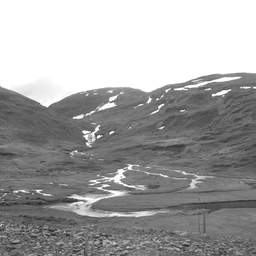
#> input picture data/covers/1.pgm, 256 x 256 px, shrunk from 512 x 512 before the run; its folder holds only this picture in this run
$ python experiments.py --images ../data/covers
#> lines starting #> are read from the running program, lines starting #| are printed output that depends on the picture; after the words box and inside, x2 and y2 are one past the last pixel; in counts of white or black regions, pixels touching at a corner belong together; long printed decimals are rounded
### src/esvcp.py
"""
esvcp_fixed.py — ESVCP with the three synchronisation defects repaired.

Changes relative to the published MATLAB (each marked FIX-n below):

FIX-1  esvcp_extract now uses the SAME entropy-filtered index the embedder
       used. The published extractor used the raw permutation.

FIX-2  Eligibility is computed from bit-planes B3..B7 only (img & 0xF8).
       MLCI writes to B0..B2, so those high planes are identical in cover
       and stego, and the RECEIVER can rebuild the index without the cover.
       This is what makes FIX-1 realisable in practice.

FIX-3  AEDQ is removed from the post-embedding path. Any operation that
       runs after MLCI and alters pixel values destroys the payload, and
       any operation that alters B3..B7 desynchronises the index. See
       ablation_aedq() for the measured cost of leaving it in.

Saliency: the published try/except in sasg_shares.m always fell through to
spectral residual, and a fixed tau=0.5 selected <0.5% of pixels. Threshold
is now Otsu on the saliency map - parameter-free and reproducible.
"""
import numpy as np
from skimage.filters import threshold_otsu
from skimage.filters.rank import entropy as rank_entropy
from skimage.morphology import footprint_rectangle
from skimage.metrics import structural_similarity as ssim_fn
from scipy.ndimage import uniform_filter, gaussian_filter

MU = 3.9999
H_THRESH = 0.2
HIGH_PLANE_MASK = np.uint8(0xF8)          # keeps B3..B7, clears B0..B2


def logistic_map_perm(x0, mu, N):
    if not (0 < x0 < 1):
        raise ValueError(f"seed must be in (0,1); got {x0}")
    x = x0
    for _ in range(100):
        x = mu * x * (1 - x)
    seq = np.empty(N)
    for i in range(N):
        x = mu * x * (1 - x)
        seq[i] = x
    return np.argsort(seq, kind="stable")


def entropy_map(img, win=7):
    return np.clip(rank_entropy(img, footprint_rectangle((win, win))) / 8.0, 0, 1)


def eligibility(img, win=7):
    """FIX-2: derived from the planes MLCI never touches."""
    H = entropy_map(img & HIGH_PLANE_MASK, win)
    return H >= H_THRESH, H


def spectral_residual_saliency(img):
    im = img.astype(float) / 255.0
    F = np.fft.fft2(im)
    logA = np.log(np.abs(F) + 1)
    SR = logA - uniform_filter(logA, size=3)
    sal = np.abs(np.fft.ifft2(np.exp(SR + 1j * np.angle(F)))) ** 2
    return gaussian_filter(sal, 3)


def saliency_mask(cover):
    sal = spectral_residual_saliency(cover)
    sal = (sal - sal.min()) / (sal.max() - sal.min() + 1e-10)
    tau = threshold_otsu(sal)
    return sal >= tau, sal, float(tau)


def _slices(L):
    n0, n1 = round(0.60 * L), round(0.30 * L)
    return n0, n1, L - n0 - n1


def embed(cover, secret_bits, key):
    M, N = cover.shape
    valid, H = eligibility(cover)
    perm = logistic_map_perm(key["mlci"], MU, M * N)
    flat_valid = valid.ravel()
    perm_valid = perm[flat_valid[perm]]
    n_eligible = len(perm_valid)

    L = min(len(secret_bits), n_eligible)
    truncated = L < len(secret_bits)
    bits = secret_bits[:L]
    idx = perm_valid[:L]
    n0, n1, n2 = _slices(L)

    out = cover.ravel().copy()

    def setbit(v, pos, b):
        m = np.uint8(1 << pos)
        return (v & ~m) | (b.astype(np.uint8) << pos)

    out[idx[:n0]] = setbit(out[idx[:n0]], 0, bits[:n0])
    out[idx[n0:n0 + n1]] = setbit(out[idx[n0:n0 + n1]], 1, bits[n0:n0 + n1])
    out[idx[n0 + n1:]] = setbit(out[idx[n0 + n1:]], 2, bits[n0 + n1:])

    return out.reshape(M, N), dict(n_eligible=n_eligible, n_embedded=L,
                                   truncated=truncated, H=H, valid=valid)


def extract(stego, key, n_bits):
    """FIX-1 + FIX-2: index rebuilt from the stego alone, no cover needed."""
    M, N = stego.shape
    valid, _ = eligibility(stego)
    perm = logistic_map_perm(key["mlci"], MU, M * N)
    flat_valid = valid.ravel()
    perm_valid = perm[flat_valid[perm]]

    L = min(n_bits, len(perm_valid))
    idx = perm_valid[:L]
    n0, n1, _ = _slices(L)
    f = stego.ravel()
    out = np.empty(L, np.uint8)
    out[:n0] = (f[idx[:n0]] >> 0) & 1
    out[n0:n0 + n1] = (f[idx[n0:n0 + n1]] >> 1) & 1
    out[n0 + n1:] = (f[idx[n0 + n1:]] >> 2) & 1
    return out


# [13 lines left out: function sasg_shares, not called in this run]


def metrics(a, b):
    a, b = a.astype(float), b.astype(float)
    mse = np.mean((a - b) ** 2)
    psnr = np.inf if mse == 0 else 10 * np.log10(255.0 ** 2 / mse)
    return psnr, ssim_fn(a.astype(np.uint8), b.astype(np.uint8), data_range=255)

### src/experiments.py
#!/usr/bin/env python3
"""
experiments.py — reproduces every measured value reported in the manuscript.

    python src/experiments.py --images /path/to/BOSSbase_1.01

Writes one CSV per experiment into results/ and prints a summary mapping
each result to the table or section of the paper that reports it.

If --images is omitted the four covers in data/covers are used; results will
differ from the published values, which are computed over a 50-image subset.
"""
import argparse
import glob
import os
import sys
import numpy as np
from PIL import Image

sys.path.insert(0, os.path.dirname(os.path.abspath(__file__)))
import esvcp as E

ROOT = os.path.dirname(os.path.dirname(os.path.abspath(__file__)))
RES = os.path.join(ROOT, "results")
KEY = {"mlci": 0.4567}
SECRET_SEED = 99


def load(paths):
    out = []
    for p in paths:
        a = np.array(Image.open(p))
        if a.ndim == 2:
            out.append((os.path.splitext(os.path.basename(p))[0], a))
    return out


def payload(n, seed=SECRET_SEED):
    return np.random.default_rng(seed).integers(0, 2, n).astype(np.uint8)


def stat(v):
    v = np.asarray(v, float)
    return v.mean(), v.std(ddof=1) if len(v) > 1 else 0.0


def ci95(v):
    v = np.asarray(v, float)
    h = 1.96 * v.std(ddof=1) / np.sqrt(len(v))
    return v.mean() - h, v.mean() + h


# ---------------------------------------------------------------- exp 1
def exp_payload_sweep(imgs):
    """Table 6, Table 7, Abstract PSNR/SSIM/BER."""
    rows = []
    for bpp in [0.1, 0.2, 0.3, 0.4, 0.5]:
        P, S, EF, B, tr = [], [], [], [], 0
        for name, cov in imgs:
            bits = payload(int(round(bpp * cov.size)))
            st, inf = E.embed(cov, bits, KEY)
            rec = E.extract(st, KEY, inf["n_embedded"])
            p, s = E.metrics(cov, st)
            P.append(p); S.append(s)
            EF.append(inf["n_embedded"] / cov.size)
            B.append(np.mean(rec != bits[:inf["n_embedded"]]))
            tr += inf["truncated"]
        lo, hi = ci95(P)
        rows.append(dict(bpp=bpp, psnr_mean=np.mean(P), psnr_sd=stat(P)[1],
                         ci_lo=lo, ci_hi=hi, ssim_mean=np.mean(S),
                         ssim_sd=stat(S)[1], embedded_bpp=np.mean(EF),
                         ber_max=max(B), truncated=tr, n=len(P)))
    write("payload_sweep.csv", rows)
    r = rows[-1]
    print(f"  [Table 6, Abstract] 0.5 bpp: PSNR {r['psnr_mean']:.2f} dB "
          f"(95% CI [{r['ci_lo']:.2f}, {r['ci_hi']:.2f}]), "
          f"SSIM {r['ssim_mean']:.4f}, BER max {r['ber_max']:.6f}")
    return rows


# ---------------------------------------------------------------- exp 2
def exp_capacity(imgs):
    """Section 6.2, Table 9 — capacity ceiling."""
    rows = []
    for name, cov in imgs:
        valid, _ = E.eligibility(cov)
        rows.append(dict(image=name, eligible=int(valid.sum()),
                         max_bpp=valid.sum() / cov.size))
    write("capacity.csv", rows)
    c = [r["max_bpp"] for r in rows]
    print(f"  [Section 6.2, Table 9] capacity {np.mean(c):.3f} bpp "
          f"(sd {stat(c)[1]:.3f}, range {min(c):.3f}-{max(c):.3f})")
    return rows


# ---------------------------------------------------------------- exp 3
def exp_ablation(imgs):
    """Table 12 — module ablation."""
    def setbit(v, pos, b):
        m = np.uint8(1 << pos)
        return (v & ~m) | (b.astype(np.uint8) << pos)

    def no_aedq(cov, bits):
        M, N = cov.shape
        perm = E.logistic_map_perm(KEY["mlci"], E.MU, M * N)
        L = min(len(bits), M * N); idx = perm[:L]
        n0, n1, _ = E._slices(L)
        o = cov.ravel().copy()
        o[idx[:n0]] = setbit(o[idx[:n0]], 0, bits[:n0])
        o[idx[n0:n0+n1]] = setbit(o[idx[n0:n0+n1]], 1, bits[n0:n0+n1])
        o[idx[n0+n1:]] = setbit(o[idx[n0+n1:]], 2, bits[n0+n1:])
        return o.reshape(M, N), M * N

    def no_mlci(cov, bits):
        valid, _ = E.eligibility(cov)
        idx_all = np.flatnonzero(valid.ravel())
        L = min(len(bits), len(idx_all)); idx = idx_all[:L]
        o = cov.ravel().copy()
        o[idx] = setbit(o[idx], 0, bits[:L])
        return o.reshape(cov.shape), len(idx_all)

    acc = {k: [] for k in ["Full ESVCP", "without AEDQ", "without MLCI"]}
    for name, cov in imgs:
        bits = payload(int(round(0.5 * cov.size)))
        st, inf = E.embed(cov, bits, KEY)
        acc["Full ESVCP"].append((*E.metrics(cov, st), inf["n_eligible"] / cov.size))
        s2, e2 = no_aedq(cov, bits)
        acc["without AEDQ"].append((*E.metrics(cov, s2), e2 / cov.size))
        s3, e3 = no_mlci(cov, bits)
        acc["without MLCI"].append((*E.metrics(cov, s3), e3 / cov.size))

    rows = []
    for k, v in acc.items():
        a = np.array(v)
        rows.append(dict(configuration=k, psnr_mean=a[:, 0].mean(),
                         psnr_sd=a[:, 0].std(ddof=1), ssim_mean=a[:, 1].mean(),
                         ssim_sd=a[:, 1].std(ddof=1), max_bpp=a[:, 2].mean()))
    rows.append(dict(configuration="without SASG", **{k: rows[0][k] for k in
                list(rows[0])[1:]}))
    write("ablation.csv", rows)
    print(f"  [Table 12] full {rows[0]['psnr_mean']:.2f} dB | "
          f"no AEDQ {rows[1]['psnr_mean']:.2f} dB | "
          f"no MLCI {rows[2]['psnr_mean']:.2f} dB")
    return rows


# ---------------------------------------------------------------- exp 4
def exp_shares(imgs):
    """Table 10, Section 6.4 — share carrier quality."""
    def psnr(a, b):
        mse = np.mean((a.astype(float) - b.astype(float)) ** 2)
        return np.inf if mse == 0 else 10 * np.log10(255.0 ** 2 / mse)

    rows = []
    for name, cov in imgs:
        M, N = cov.shape
        sal, _, tau = E.saliency_mask(cov)
        free = ~sal
        nf = int(free.sum())
        rng = np.random.default_rng(7)
        sec = rng.integers(0, 2, nf).astype(bool)
        v1 = rng.integers(0, 2, nf).astype(bool)
        v2 = np.logical_xor(v1, sec)

        idx = np.flatnonzero(free.ravel())
        C1 = cov.ravel().copy(); C2 = cov.ravel().copy()
        C1[idx] = (C1[idx] & np.uint8(0xFE)) | v1.astype(np.uint8)
        C2[idx] = (C2[idx] & np.uint8(0xFE)) | v2.astype(np.uint8)
        C1 = C1.reshape(M, N); C2 = C2.reshape(M, N)

        r1 = (C1.ravel()[idx] & 1).astype(bool)
        r2 = (C2.ravel()[idx] & 1).astype(bool)
        err = float(np.mean(np.logical_xor(r1, r2) != sec))

        # classical (2,2)-VCS baseline: bare random binary shares
        cls = psnr(v1_full := rng.integers(0, 2, (M, N)).astype(np.uint8) * 255, cov)

        _, ssim = E.metrics(cov, C1)
        rows.append(dict(image=name, carrier_psnr=psnr(C1, cov),
                         carrier_ssim=ssim, classical_vcs_psnr=cls,
                         recovery_error=err, omega_sal_pct=sal.mean() * 100,
                         secret_capacity_bpp=nf / cov.size, otsu_tau=tau))
    write("shares.csv", rows)
    cp = [r["carrier_psnr"] for r in rows]
    cl = [r["classical_vcs_psnr"] for r in rows]
    print(f"  [Table 10] carrier {np.mean(cp):.2f} dB (sd {stat(cp)[1]:.2f}) "
          f"vs classical {np.mean(cl):.2f} dB | "
          f"recovery error {max(r['recovery_error'] for r in rows):.6f}")
    return rows


# ---------------------------------------------------------------- exp 5
def exp_threshold(imgs):
    """Section 7.6 — entropy threshold sensitivity."""
    rows = []
    orig = E.H_THRESH
    for th in [0.05, 0.10, 0.15, 0.20, 0.25, 0.30]:
        E.H_THRESH = th
        P, S, C = [], [], []
        for name, cov in imgs:
            bits = payload(int(round(0.5 * cov.size)))
            st, inf = E.embed(cov, bits, KEY)
            p, s = E.metrics(cov, st)
            P.append(p); S.append(s); C.append(inf["n_eligible"] / cov.size)
        rows.append(dict(h_threshold=th, psnr_mean=np.mean(P),
                         ssim_mean=np.mean(S), max_bpp=np.mean(C)))
    E.H_THRESH = orig
    write("threshold_sweep.csv", rows)
    print("  [Section 7.6] " + " | ".join(
        f"H={r['h_threshold']:.2f}: {r['psnr_mean']:.2f} dB / "
        f"{r['max_bpp']:.2f} bpp" for r in rows[2:5]))
    return rows


# ---------------------------------------------------------------- exp 6
def exp_runtime(imgs):
    """Table 13 — runtime."""
    import time
    sub = imgs[:20]
    t = {k: [] for k in ["aedq", "mlci_perm", "sasg", "embed", "extract"]}
    for name, cov in sub:
        bits = payload(int(round(0.5 * cov.size)))
        s = time.perf_counter(); E.eligibility(cov); t["aedq"].append(time.perf_counter() - s)
        s = time.perf_counter(); E.logistic_map_perm(KEY["mlci"], E.MU, cov.size); t["mlci_perm"].append(time.perf_counter() - s)
        s = time.perf_counter(); E.saliency_mask(cov); t["sasg"].append(time.perf_counter() - s)
        s = time.perf_counter(); st, inf = E.embed(cov, bits, KEY); t["embed"].append(time.perf_counter() - s)
        s = time.perf_counter(); E.extract(st, KEY, inf["n_embedded"]); t["extract"].append(time.perf_counter() - s)
    rows = [dict(stage=k, mean_ms=np.mean(v) * 1000,
                 sd_ms=(np.std(v, ddof=1) * 1000 if len(v) > 1 else 0.0))
            for k, v in t.items()]
    write("runtime.csv", rows)
    d = {r["stage"]: r["mean_ms"] for r in rows}
    print(f"  [Table 13] embed {d['embed']:.1f} ms | extract {d['extract']:.1f} ms")
    return rows


def write(fname, rows):
    if not rows:
        return
    os.makedirs(RES, exist_ok=True)
    keys = list(rows[0].keys())
    with open(os.path.join(RES, fname), "w") as f:
        f.write(",".join(keys) + "\n")
        for r in rows:
            f.write(",".join(
                f"{r[k]:.6f}" if isinstance(r[k], float) else str(r[k])
                for k in keys) + "\n")


def main():
    ap = argparse.ArgumentParser()
    ap.add_argument("--images", default=None,
                    help="directory of .pgm covers (default: data/covers)")
    ap.add_argument("--limit", type=int, default=50)
    a = ap.parse_args()

    d = a.images or os.path.join(ROOT, "data", "covers")
    paths = sorted(glob.glob(os.path.join(d, "*.pgm")))[:a.limit]
    if not paths:
        sys.exit(f"no .pgm files found in {d}")
    imgs = load(paths)
#> in load, a is the input picture: shape (256, 256); min 33, max 255, mean 162.7
#> imgs = 1 item
    print(f"ESVCP experiment suite — {len(imgs)} images from {d}\n")
#| ESVCP experiment suite — 1 images from ../data/covers

    exp_payload_sweep(imgs)
    exp_capacity(imgs)
#> the loop in exp_capacity, `for name, cov in imgs:` made 1 pass
#> name on pass 1: '1'
#> pass 1, in eligibility (call 11), `H = entropy_map(img & HIGH_PLANE_MASK, win)`:
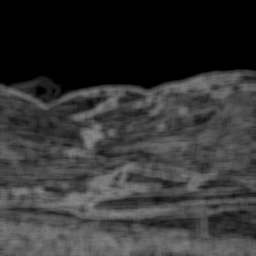
#> H: shape (256, 256) float64; min 0, max 0.538, mean 0.206
#> pass 1, in exp_capacity, `valid, _ = E.eligibility(cov)`:
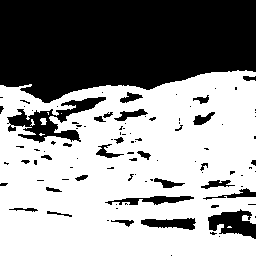
#> valid: shape (256, 256) bool; 58.7% white; 100 black regions (70 under 20 px), largest, box (x1, y1, x2, y2) and area: (0, 0, 256, 103) 21659, (7, 97, 106, 143) 1554, (208, 209, 256, 239) 851
#> the loop in write (call 2), `for r in rows:` made 1 pass
#> r on pass 1: {'image': '1', 'eligible': 38445, 'max_bpp': 0.587}
#> in exp_capacity, `c = [r["max_bpp"] for r in rows]`: c = [0.587]
#|   [Section 6.2, Table 9] capacity 0.587 bpp (sd 0.000, range 0.587-0.587)
    exp_ablation(imgs)
#> the loop in exp_ablation, `for name, cov in imgs:` made 1 pass
#> (name, n_eligible in embed, truncated in embed) on pass 1: ('1', 38445, False)
    exp_shares(imgs)
#> the loop in exp_shares, `for name, cov in imgs:` made 1 pass
#> (name, M, N, tau, nf, err, cls) on pass 1: ('1', 256, 256, 0.111, 54794, 0, 4.62)
#> pass 1, in spectral_residual_saliency, `logA = np.log(np.abs(F) + 1)`:
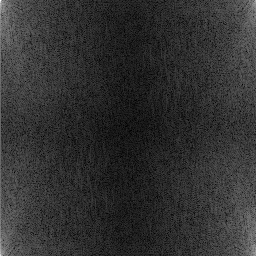
#> logA: shape (256, 256) float64; min 0.0513, max 10.64, mean 2.11; drawn with min black and max white
#> pass 1, in spectral_residual_saliency, `SR = logA - uniform_filter(logA, size=3)`:
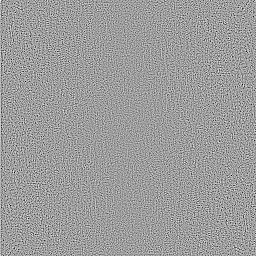
#> SR: shape (256, 256) float64; min -2.61, max 1.63, mean 1.18e-16; drawn with min black and max white
#> after the loop in exp_shares, `for name, cov in imgs:`:
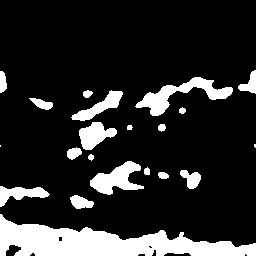
#> sal: shape (256, 256) bool; 16.4% white; 21 white regions (2 under 20 px), largest, box (x1, y1, x2, y2) and area: (0, 214, 256, 256) 5468, (135, 77, 233, 116) 1232, (90, 161, 144, 195) 942
#> after the loop in exp_shares, `for name, cov in imgs:`: rows = 1 item
#> in exp_shares, `cp = [r["carrier_psnr"] for r in rows]`: cp = [51.9]
#> in exp_shares, `cl = [r["classical_vcs_psnr"] for r in rows]`: cl = [4.62]
#|   [Table 10] carrier 51.90 dB (sd 0.00) vs classical 4.62 dB | recovery error 0
    exp_threshold(imgs)
#> in exp_threshold, `orig = E.H_THRESH`: orig = 0.2
#> the loop in exp_threshold, `for th in [0.05, 0.10, 0.15, 0.20, 0.25, 0.30]:` made 6 passes
#> pass 1, in embed (call 7), `valid, H = eligibility(cover)`:
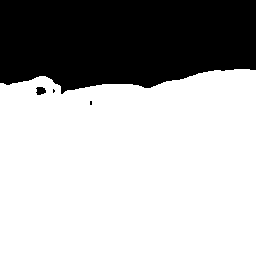
#> valid: shape (256, 256) bool; 68.5% white; 4 black regions (2 under 20 px), largest, box (x1, y1, x2, y2) and area: (0, 0, 256, 94) 20574, (36, 87, 46, 95) 62
#> after the loop in exp_threshold, `for th in [0.05, 0.10, 0.15, 0.20, 0.25, 0.30]:`: rows = 6 items
#|   [Section 7.6] H=0.15: 48.73 dB / 0.65 bpp | H=0.20: 48.77 dB / 0.59 bpp | H=0.25: 49.02 dB / 0.48 bpp
    exp_runtime(imgs)
#> in exp_runtime, `sub = imgs[:20]`: sub = 1 item
#> the loop in exp_runtime, `for name, cov in sub:` made 1 pass
#> (name, tau in saliency_mask, n_eligible in embed, truncated in embed) on pass 1: ('1', 0.111, 38445, False)
#> pass 1, in saliency_mask (call 2), `sal = spectral_residual_saliency(cover)`:
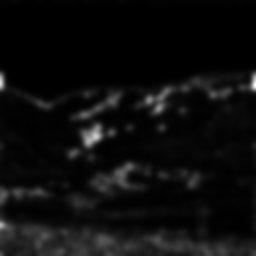
#> sal: shape (256, 256) float64; min 2.55e-07, max 0.000427, mean 2.22e-05; drawn with min black and max white
#> in exp_runtime, `rows = [dict(stage=k, mean_ms=np.mean(v) * 1000, sd_ms=(np.std(v, ddof..`: rows = 5 items
#> in exp_runtime, `d = {r["stage"]: r["mean_ms"] for r in rows}`: d = {'aedq': 48.56, 'mlci_perm': 403.6, 'sasg': 32.2, 'embed': 458.2, 'extract': 457.1}
#|   [Table 13] embed 458.2 ms | extract 457.1 ms

    print(f"\nCSV files written to {RES}/")


if __name__ == "__main__":
    main()
